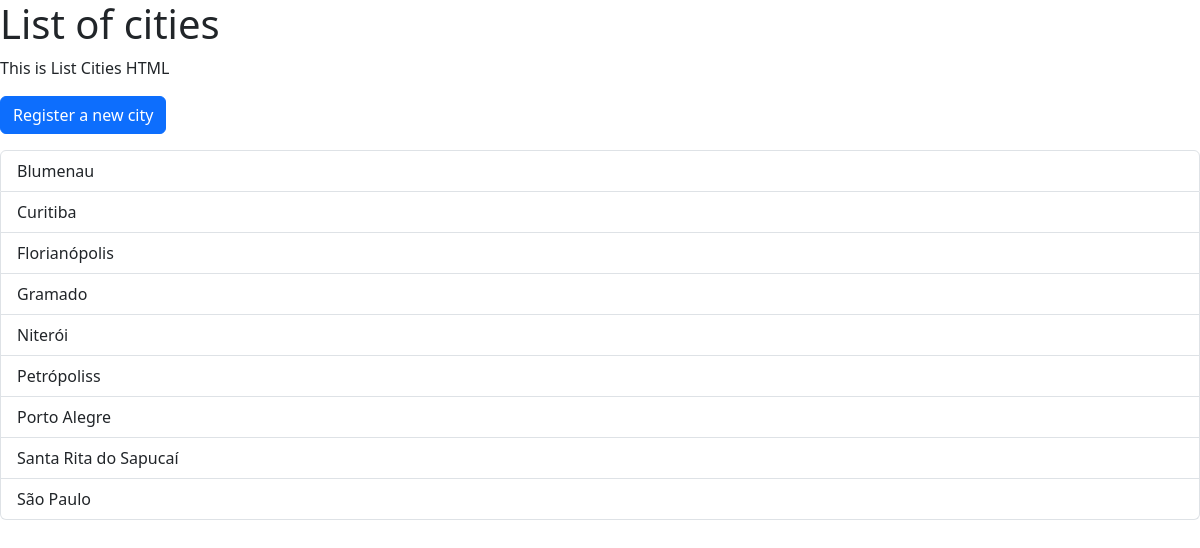
The app's page /cities/, older data.
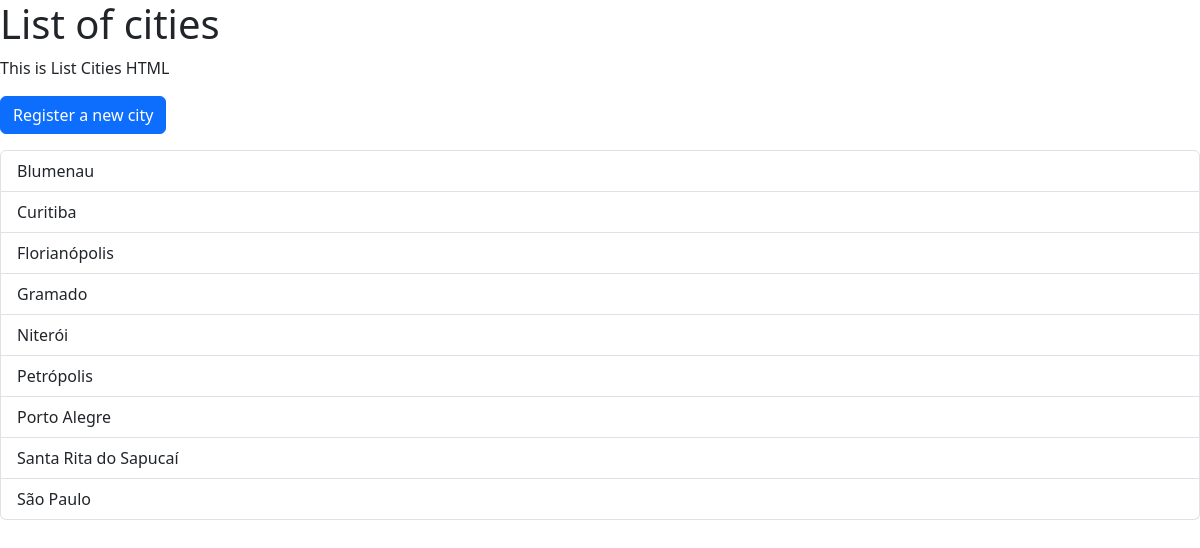
The same page, newer data.
### cadastro/models.py (models this page shows, shortened)
class Cidade(models.Model):
    nome = models.CharField(max_length=100, unique=True)
    is_capital = models.BooleanField(default=False)
    state = models.ForeignKey(State, on_delete=models.PROTECT, null=True, blank=False)
    description = models.TextField(verbose_name="Description", null=True, blank=False)
    class Meta:
        ordering = ['nome']
        verbose_name_plural = 'Cities'

### cadastro/views.py (the view)
# urls.py: path('cities/', Cities.CitiesList.as_view(), name='cities'),
    class CitiesList(ListView):
        context_object_name = 'cities'
        queryset = Cidade.objects.all().order_by('nome')
        template_name = 'cities/list.html'

### cadastro/templates/cities/list.html
{% extends 'base.html' %}
{% block container_div %}
<h1>List of cities</h1>
<p>This is List Cities HTML</p>
<p><a class="btn btn-primary" href="{% url 'create_city' %}">Register a new city</a></p>
<ul class="list-group">
    {% for city in cities %}
        <a class="list-group-item" href="{% url 'detailed_cities' city.id %}">{{ city.nome }}</a>
    {% endfor %}
</ul>
{% endblock %}

Row changes from the older to the newer data that the page shows:
removed Cidade: nome "Petrópoliss"
added Cidade: nome "Petrópolis"
